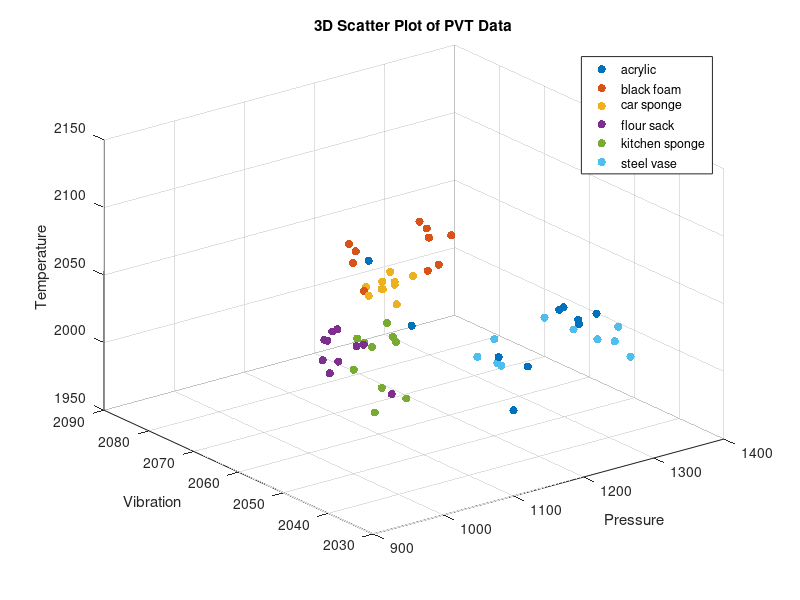

Write MATLAB code to recreate this figure.
% Load the data
load('Lab1/F0_PVT.mat');

% Create a colormap with as many colors as you have objects
% acrylic: dark blue
% black foam: red
% car sponge: yellow
% flour sack: purple
% kitchen sponge: green
% steel vase: light blue
colors = lines(6);

% Create a new figure
figure;

hold on;
% Loop over each object and plot with a unique color
for i = 1:size(Pressure, 1)
    scatter3(Pressure(i,:), Vibration(i,:), Temperature(i,:), 36, colors(i,:), 'filled');
end

hold off;

% Label the axes
xlabel('Pressure');
ylabel('Vibration');
zlabel('Temperature');
title('3D Scatter Plot of PVT Data');
grid on;
legend('acrylic', 'black foam', 'car sponge', 'flour sack', 'kitchen sponge', 'steel vase');

% Set the view for 3D plot
view(3);